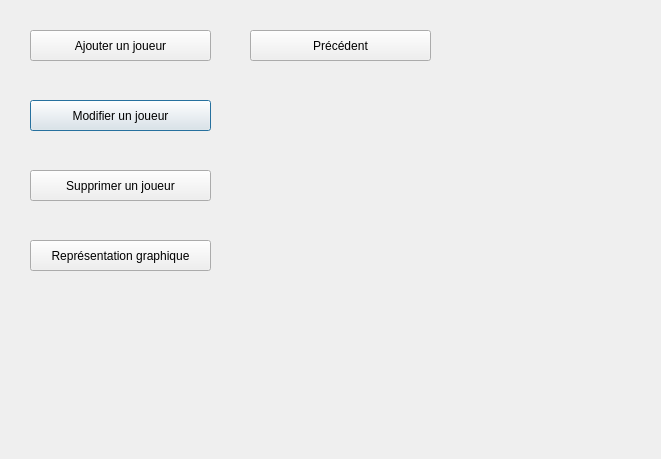
<?xml version="1.0" encoding="UTF-8"?>
<ui version="4.0">
 <class>gestion_joueur</class>
 <widget class="QDialog" name="gestion_joueur">
  <property name="geometry">
   <rect>
    <x>0</x>
    <y>0</y>
    <width>661</width>
    <height>459</height>
   </rect>
  </property>
  <property name="windowTitle">
   <string>Dialog</string>
  </property>
  <widget class="QPushButton" name="Modifier_joueur">
   <property name="geometry">
    <rect>
     <x>30</x>
     <y>100</y>
     <width>181</width>
     <height>31</height>
    </rect>
   </property>
   <property name="text">
    <string>Modifier un joueur</string>
   </property>
  </widget>
  <widget class="QLabel" name="label">
   <property name="enabled">
    <bool>true</bool>
   </property>
   <property name="geometry">
    <rect>
     <x>0</x>
     <y>0</y>
     <width>661</width>
     <height>461</height>
    </rect>
   </property>
   <property name="focusPolicy">
    <enum>Qt::StrongFocus</enum>
   </property>
   <property name="text">
    <string/>
   </property>
  </widget>
  <widget class="QPushButton" name="Supprimer_joueur">
   <property name="geometry">
    <rect>
     <x>30</x>
     <y>170</y>
     <width>181</width>
     <height>31</height>
    </rect>
   </property>
   <property name="text">
    <string>Supprimer un joueur</string>
   </property>
  </widget>
  <widget class="QPushButton" name="Afficher_joueur">
   <property name="geometry">
    <rect>
     <x>30</x>
     <y>240</y>
     <width>181</width>
     <height>31</height>
    </rect>
   </property>
   <property name="text">
    <string>Représentation graphique</string>
   </property>
  </widget>
  <widget class="QPushButton" name="Ajouter_joueur">
   <property name="geometry">
    <rect>
     <x>30</x>
     <y>30</y>
     <width>181</width>
     <height>31</height>
    </rect>
   </property>
   <property name="focusPolicy">
    <enum>Qt::StrongFocus</enum>
   </property>
   <property name="contextMenuPolicy">
    <enum>Qt::DefaultContextMenu</enum>
   </property>
   <property name="text">
    <string>Ajouter un joueur</string>
   </property>
  </widget>
  <widget class="QPushButton" name="Afficher_joueur_2">
   <property name="geometry">
    <rect>
     <x>250</x>
     <y>30</y>
     <width>181</width>
     <height>31</height>
    </rect>
   </property>
   <property name="text">
    <string>Précédent</string>
   </property>
  </widget>
  <zorder>label</zorder>
  <zorder>Modifier_joueur</zorder>
  <zorder>Supprimer_joueur</zorder>
  <zorder>Afficher_joueur</zorder>
  <zorder>Ajouter_joueur</zorder>
  <zorder>Afficher_joueur_2</zorder>
 </widget>
 <resources/>
 <connections/>
</ui>
